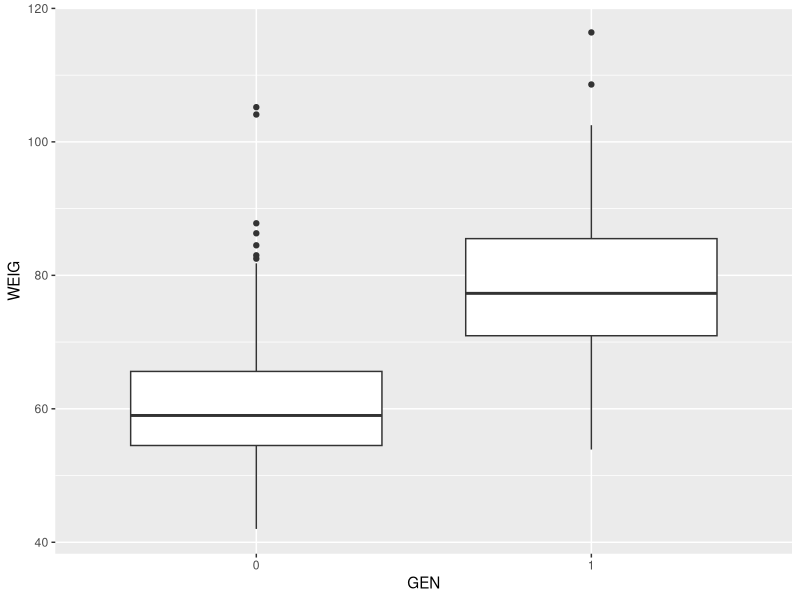
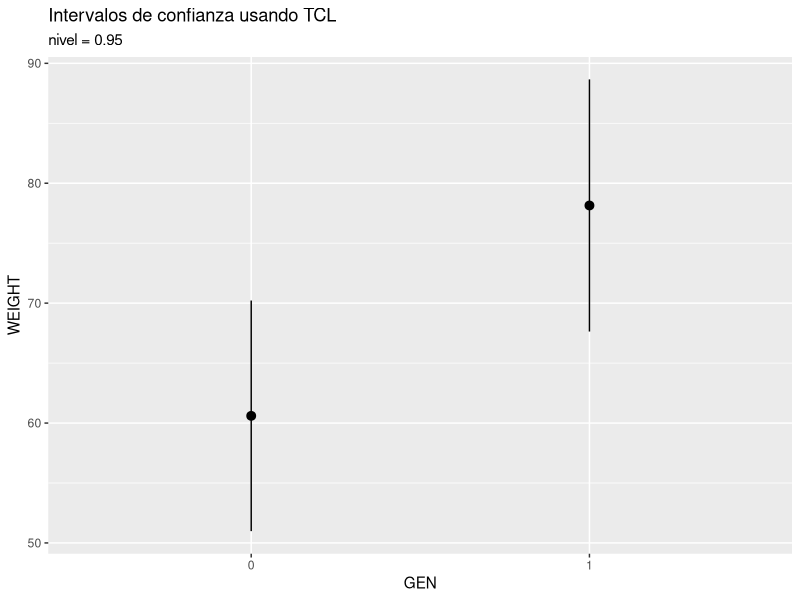

Recreate these plots in R, in order. (Note: this script raises an error after producing the figures.)
## ---- chunk 1
library(tidyverse)
library(readxl)
library(caret)
## ---- chunk 2
df <- read_excel('body.xls', col_names = FALSE)
colnames(df)<-(c("BIAC","BIIL","BITRO","CHEST1","CHEST2","ELBOW","WRIST", "KNEE","ANKLE","SHOUL","CHESTG","WAISTG","NAVEL","HIP","GLUTE","BICEP", "FLOREA","KNEEG","CALF","ANKLEG","WRISTG","AGE","WEIG","HEIG","GEN"))
head(df)
## ---- chunk 3
colSums(is.na(df))
## ---- chunk 4
df$GEN <- as.factor(df$GEN)
df %>% group_by(GEN) -> df_GEN
## ---- chunk 5
df %>% ggplot(aes(GEN, WEIG)) + geom_boxplot()
## ---- chunk 6
df_GEN %>%
  summarise(WEIGHT = mean(WEIG), s = sd(WEIG)) %>%
  ggplot(aes(GEN, WEIGHT, s, ymin = WEIGHT-s, ymax = WEIGHT+s)) + geom_pointrange() + labs(title = "Intervalos de confianza usando TCL", subtitle = "nivel = 0.95")
## ---- chunk 7
B = 5000

estmed_0 <- replicate(B, median(sample(weig_0, length(weig_0), replace = TRUE)))
sdHat_0 <- sqrt(mean((estmed_0 - mean(estmed_0))^2))

estmed_1 <- replicate(B, median(sample(weig_1, length(weig_1), replace = TRUE)))
sdHat_1 <- sqrt(mean((estmed_1 - mean(estmed_1))^2))

### Intervalos de confianza para la mediana 0 y 1, usando el metodo bootstrap percentil, de nievl 0.95
intervalo2_boot_0 <- c(quantile(estmed_0, 0.025), quantile(estmed_0, 0.975))
intervalo2_boot_1 <- c(quantile(estmed_1, 0.025), quantile(estmed_1, 0.975))
## ---- chunk 8
bootstrap = function(x, estad = median, n = 50, s = FALSE) {
  if (!s) {
    s = length(x)
  }
  return(replicate(x, estad(sample(x, s), replace = TRUE)))
}
## ---- chunk 9
B = 5000
df_GEN %>% 
  summarise(WEIGHT = mean(WEIG), a = quantile(bootstrap(WEIG, n = 500), 0.025), b = quantile(bootstrap(WEIG, n = 5000), 0.975))
